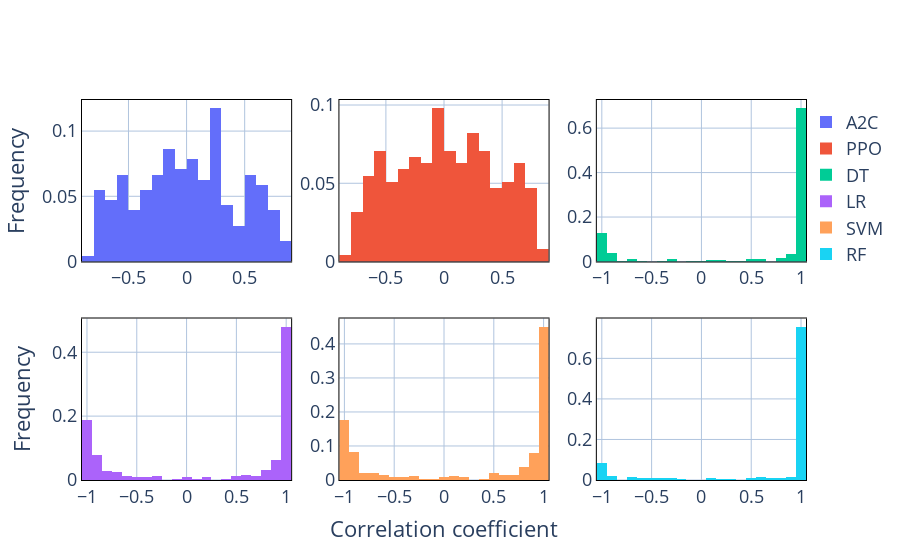

Source (notebook cell):
### Markdown cell above
#### The correlation coefficient represents the level of prediction power. 

We found that:
>*  The sharpe ratio is in accordance with both single-step and  multi-step average correlation coefficient.
>* DRL agents is better at multi-step prediction than ML algorithms while worse at single-step prediction

### Code cell
import plotly.graph_objects as go
from plotly.subplots import make_subplots


fig = make_subplots(rows=2, cols=3)

trace0 = go.Histogram(x=performance_score[performance_score['algo'] == 'A2C']['score'].values, nbinsx=25, name = 'A2C',histnorm='probability')
trace1 = go.Histogram(x=performance_score[performance_score['algo'] == 'PPO']['score'].values, nbinsx=25, name = 'PPO',histnorm='probability')
trace2 = go.Histogram(x=performance_score[performance_score['algo'] == 'DT']['score'].values, nbinsx=25, name = 'DT',histnorm='probability')
trace3 = go.Histogram(x=performance_score[performance_score['algo'] == 'LR']['score'].values, nbinsx=25, name = 'LR',histnorm='probability')
trace4 = go.Histogram(x=performance_score[performance_score['algo'] == 'SVM']['score'].values, nbinsx=25, name = 'SVM',histnorm='probability')
trace5 = go.Histogram(x=performance_score[performance_score['algo'] == 'RF']['score'].values, nbinsx=25, name = 'RF',histnorm='probability')


fig.append_trace(trace0, 1, 1)
fig.append_trace(trace1, 1, 2)
fig.append_trace(trace2, 1, 3)
fig.append_trace(trace3, 2, 1)
fig.append_trace(trace4, 2, 2)
fig.append_trace(trace5, 2, 3)
# Update xaxis properties
fig.update_xaxes(title_text="Correlation coefficient", row=2, col=2)
fig.update_yaxes(title_text="Frequency", row=1, col=1)
fig.update_yaxes(title_text="Frequency", row=2, col=1)

fig.update_layout(

    paper_bgcolor='rgba(1,1,0,0)',
    plot_bgcolor='rgba(1, 1, 0, 0)',
     font=dict(
       
        size=18,
    ),

)
fig.update_layout(legend=dict(
    yanchor="top",
    y=0.99,
    xanchor="left",
    x=1
))

fig.update_xaxes(showline=True,linecolor='black',showgrid=True, gridwidth=1, gridcolor='LightSteelBlue',mirror=True)
fig.update_yaxes(showline=True,linecolor='black',showgrid=True, gridwidth=1, gridcolor='LightSteelBlue',mirror=True)
fig.update_yaxes(zeroline=True, zerolinewidth=1, zerolinecolor='LightSteelBlue')

fig.show()

### Figure 1 — Plotly figure (JSON) as saved in the notebook; plotly's stock layout.template omitted (floating-point values rounded to 4 significant figures; data arrays with more than 128 entries replaced by an {"elided": "..."} marker saying what was removed)
{"data": [{"histnorm": "probability", "name": "A2C", "nbinsx": 25, "type": "histogram", "x": {"elided": "255 float values"}, "xaxis": "x", "yaxis": "y"}, {"histnorm": "probability", "name": "PPO", "nbinsx": 25, "type": "histogram", "x": {"elided": "255 float values"}, "xaxis": "x2", "yaxis": "y2"}, {"histnorm": "probability", "name": "DT", "nbinsx": 25, "type": "histogram", "x": {"elided": "255 float values"}, "xaxis": "x3", "yaxis": "y3"}, {"histnorm": "probability", "name": "LR", "nbinsx": 25, "type": "histogram", "x": {"elided": "255 float values"}, "xaxis": "x4", "yaxis": "y4"}, {"histnorm": "probability", "name": "SVM", "nbinsx": 25, "type": "histogram", "x": {"elided": "255 float values"}, "xaxis": "x5", "yaxis": "y5"}, {"histnorm": "probability", "name": "RF", "nbinsx": 25, "type": "histogram", "x": {"elided": "255 float values"}, "xaxis": "x6", "yaxis": "y6"}], "layout": {"font": {"size": 18}, "legend": {"x": 1, "xanchor": "left", "y": 0.99, "yanchor": "top"}, "paper_bgcolor": "rgba(1,1,0,0)", "plot_bgcolor": "rgba(1, 1, 0, 0)", "xaxis": {"anchor": "y", "domain": [0, 0.2889], "gridcolor": "LightSteelBlue", "gridwidth": 1, "linecolor": "black", "mirror": true, "showgrid": true, "showline": true}, "xaxis2": {"anchor": "y2", "domain": [0.3556, 0.6444], "gridcolor": "LightSteelBlue", "gridwidth": 1, "linecolor": "black", "mirror": true, "showgrid": true, "showline": true}, "xaxis3": {"anchor": "y3", "domain": [0.7111, 1], "gridcolor": "LightSteelBlue", "gridwidth": 1, "linecolor": "black", "mirror": true, "showgrid": true, "showline": true}, "xaxis4": {"anchor": "y4", "domain": [0, 0.2889], "gridcolor": "LightSteelBlue", "gridwidth": 1, "linecolor": "black", "mirror": true, "showgrid": true, "showline": true}, "xaxis5": {"anchor": "y5", "domain": [0.3556, 0.6444], "gridcolor": "LightSteelBlue", "gridwidth": 1, "linecolor": "black", "mirror": true, "showgrid": true, "showline": true, "title": {"text": "Correlation coefficient"}}, "xaxis6": {"anchor": "y6", "domain": [0.7111, 1], "gridcolor": "LightSteelBlue", "gridwidth": 1, "linecolor": "black", "mirror": true, "showgrid": true, "showline": true}, "yaxis": {"anchor": "x", "domain": [0.575, 1], "gridcolor": "LightSteelBlue", "gridwidth": 1, "linecolor": "black", "mirror": true, "showgrid": true, "showline": true, "title": {"text": "Frequency"}, "zeroline": true, "zerolinecolor": "LightSteelBlue", "zerolinewidth": 1}, "yaxis2": {"anchor": "x2", "domain": [0.575, 1], "gridcolor": "LightSteelBlue", "gridwidth": 1, "linecolor": "black", "mirror": true, "showgrid": true, "showline": true, "zeroline": true, "zerolinecolor": "LightSteelBlue", "zerolinewidth": 1}, "yaxis3": {"anchor": "x3", "domain": [0.575, 1], "gridcolor": "LightSteelBlue", "gridwidth": 1, "linecolor": "black", "mirror": true, "showgrid": true, "showline": true, "zeroline": true, "zerolinecolor": "LightSteelBlue", "zerolinewidth": 1}, "yaxis4": {"anchor": "x4", "domain": [0, 0.425], "gridcolor": "LightSteelBlue", "gridwidth": 1, "linecolor": "black", "mirror": true, "showgrid": true, "showline": true, "title": {"text": "Frequency"}, "zeroline": true, "zerolinecolor": "LightSteelBlue", "zerolinewidth": 1}, "yaxis5": {"anchor": "x5", "domain": [0, 0.425], "gridcolor": "LightSteelBlue", "gridwidth": 1, "linecolor": "black", "mirror": true, "showgrid": true, "showline": true, "zeroline": true, "zerolinecolor": "LightSteelBlue", "zerolinewidth": 1}, "yaxis6": {"anchor": "x6", "domain": [0, 0.425], "gridcolor": "LightSteelBlue", "gridwidth": 1, "linecolor": "black", "mirror": true, "showgrid": true, "showline": true, "zeroline": true, "zerolinecolor": "LightSteelBlue", "zerolinewidth": 1}}}
